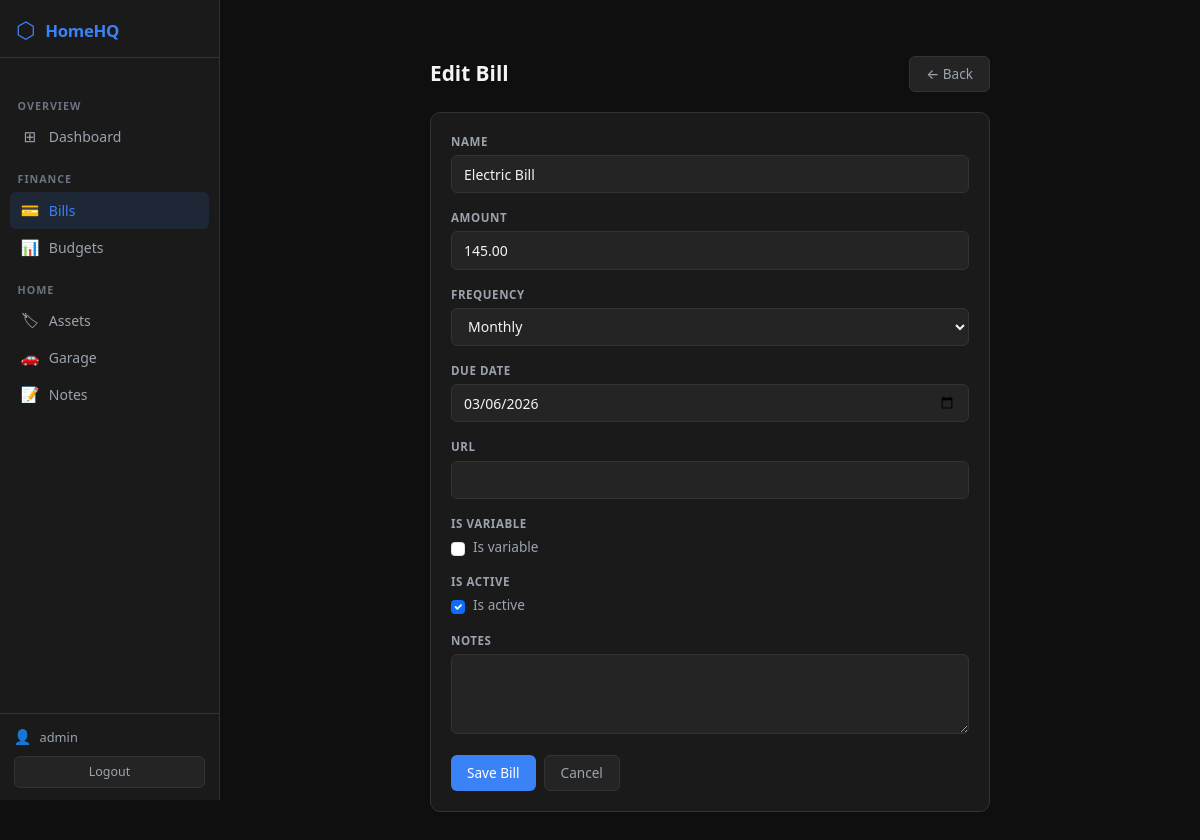
Screenshot of /finance/bills/1/edit/ (signed in) with the database file from the repository.
### finance/models.py (models this page shows, shortened)
class Bill(models.Model):
    name      = models.CharField(max_length=200)
    amount    = models.DecimalField(max_digits=10, decimal_places=2)
    frequency = models.CharField(max_length=20, choices=FREQUENCY_CHOICES, default='monthly')
    due_date  = models.DateField()
    url       = models.URLField(max_length=500, blank=True, help_text="Optional link to the bill's payment page")
    notes     = models.TextField(blank=True)
    is_variable = models.BooleanField(default=False, help_text="Amount changes each month (e.g. credit card, utilities)")
    is_active = models.BooleanField(default=True, help_text="Uncheck to stop tracking in future months")
    created_at = models.DateTimeField(auto_now_add=True)
    is_paid       = models.BooleanField(default=False)
    last_paid_date = models.DateField(null=True, blank=True)
    class Meta:
        ordering = ['due_date']

### finance/views.py (the view)
# urls.py: path('bills/<int:pk>/edit/', views.bill_edit, name='bill_edit'),
@login_required
def bill_edit(request, pk):
    bill = get_object_or_404(Bill, pk=pk)
    form = BillForm(request.POST or None, instance=bill)
    if form.is_valid():
        form.save()
        messages.success(request, 'Bill updated.')
        return redirect('bill_list')
    return render(request, 'finance/bill_form.html', {'form': form, 'title': 'Edit Bill'})

### finance/forms.py
class BillForm(DarkFormMixin, forms.ModelForm):
    class Meta:
        model = Bill
        fields = ['name', 'amount', 'frequency', 'due_date', 'url', 'is_variable', 'is_active', 'notes']
        widgets = {
            'due_date': forms.DateInput(attrs={'type': 'date'}),
            'notes':    forms.Textarea(attrs={'rows': 3}),
        }
        help_texts = {
            'due_date':    'Sets the day-of-month for recurring bills and the start month.',
            'url':         'Link to the payment portal or biller website.',
            'is_variable': 'Amount varies each month (credit card, utilities, etc.).',
            'is_active':   'Uncheck to stop appearing in future months.',
        }

### templates/finance/bill_form.html (shortened to what this page needs)
{% extends 'base.html' %}
{% block content %}
<div style="max-width:560px;margin:2rem auto;">
  <div class="page-header">
    <h1 class="page-title">{{ title }}</h1>
    <a href="{% url 'bill_list' %}" class="btn-hq-secondary text-decoration-none">← Back</a>
  </div>
  <div class="card-hq">
    <form method="post">
      {% for field in form %}
      <div class="form-group-hq">
        <label class="form-label-hq">{{ field.label }}</label>
        {% if field.field.widget.input_type == 'checkbox' %}
          <div style="display:flex;align-items:center;gap:0.5rem;margin-top:0.25rem;">
            {{ field }} <span style="font-size:0.85rem;color:var(--text-muted);">{{ field.label }}</span>
          </div>
        {% else %}
          <div>{{ field }}</div>
        {% endif %}
      </div>
      {% endfor %}
      <div class="d-flex gap-2 mt-3">
        <button type="submit" class="btn-hq-primary">Save Bill</button>
        <a href="{% url 'bill_list' %}" class="btn-hq-secondary text-decoration-none">Cancel</a>
      </div>
    </form>
  </div>
</div>
{% endblock %}

### templates/base.html (shortened to what this page needs)
{% load static %}
<!DOCTYPE html>
<html lang="en">
<head>
  <link rel="stylesheet" href="{% static 'css/bootstrap.min.css' %}">
  <link rel="stylesheet" href="{% static 'css/homehq.css' %}">
</head>
<body>
<div class="shell">
  <aside class="sidebar">
    <a class="sidebar-brand text-decoration-none" href="{% url 'dashboard' %}">
      <span class="sidebar-brand-icon">⬡</span>
      <span class="sidebar-brand-text">HomeHQ</span>
    </a>
    <nav class="sidebar-nav mt-3">
      <div class="sidebar-section-label">Overview</div>
      <a class="sidebar-link text-decoration-none {% if request.resolver_match.url_name == 'dashboard' %}active{% endif %}"
         href="{% url 'dashboard' %}">
        <span class="sidebar-icon">⊞</span> Dashboard
      </a>
      <div class="sidebar-section-label">Finance</div>
      <a class="sidebar-link text-decoration-none {% if 'bills' in request.path %}active{% endif %}"
         href="{% url 'bill_list' %}">
        <span class="sidebar-icon">💳</span> Bills
      </a>
      <a class="sidebar-link text-decoration-none {% if 'budgets' in request.path %}active{% endif %}"
         href="{% url 'budget_list' %}">
        <span class="sidebar-icon">📊</span> Budgets
      </a>
      <div class="sidebar-section-label">Home</div>
      <a class="sidebar-link text-decoration-none {% if 'assets' in request.path %}active{% endif %}"
         href="{% url 'asset_list' %}">
        <span class="sidebar-icon">🏷</span> Assets
      </a>
      <a class="sidebar-link text-decoration-none {% if 'vehicles' in request.path %}active{% endif %}"
         href="{% url 'vehicle_list' %}">
        <span class="sidebar-icon">🚗</span> Garage
      </a>
      <a class="sidebar-link text-decoration-none {% if 'notes' in request.path %}active{% endif %}"
         href="{% url 'note_list' %}">
        <span class="sidebar-icon">📝</span> Notes
      </a>
    </nav>
    <div class="sidebar-footer">
      <div class="sidebar-user">
        <span class="sidebar-user-icon">👤</span>
        <span class="sidebar-username">{{ request.user.username }}</span>
      </div>
      <form method="post" action="{% url 'logout' %}" style="margin:0;">
        <button type="submit" class="sidebar-logout-btn">Logout</button>
      </form>
    </div>
  </aside>
  <div class="main-area">
    <div class="page-container">
      {% block content %}{% endblock %}
    </div>
  </div>
</div>
</body>
</html>

### static/css/homehq.css (style rules this page uses)
:root { --bg-primary: #0F0F0F; --bg-surface: #1A1A1A; --bg-elevated: #242424; --bg-hover: #2E2E2E; --border: #333333; --accent-blue: #3B82F6; --accent-green: #10B981; --accent-yellow:#F59E0B; --accent-red: #EF4444; --accent-purple:#A855F7; --text-primary: #F3F4F6; --text-muted: #9CA3AF; --text-subtle: #6B7280; --sidebar-w: 220px; }
*, *::before, *::after { box-sizing: border-box; }
body { margin: 0; background: var(--bg-primary); color: var(--text-primary); font-family: system-ui, -apple-system, "Segoe UI", sans-serif; font-size: 14px; line-height: 1.5; }
.shell { display: flex; min-height: 100vh; }
.main-area { flex: 1; min-width: 0; display: flex; flex-direction: column; }
.page-container { padding: 1.5rem; max-width: 1380px; }
.sidebar { width: var(--sidebar-w); flex-shrink: 0; background: var(--bg-surface); border-right: 1px solid var(--border); display: flex; flex-direction: column; position: sticky; top: 0; height: 100vh; overflow-y: auto; overflow-x: hidden; }
.sidebar-brand { display: flex; align-items: center; gap: 0.6rem; padding: 1.1rem 1rem 0.9rem; border-bottom: 1px solid var(--border); }
.sidebar-brand-icon { font-size: 1.4rem; color: var(--accent-blue); line-height: 1; }
.sidebar-brand-text { font-size: 1.05rem; font-weight: 700; color: var(--accent-blue); letter-spacing: -0.3px; }
.sidebar-nav { flex: 1; padding: 0.5rem 0.6rem; }
.sidebar-section-label { font-size: 0.67rem; font-weight: 700; color: var(--text-subtle); text-transform: uppercase; letter-spacing: 0.09em; padding: 0.75rem 0.5rem 0.25rem; margin-top: 0.25rem; }
.sidebar-link { display: flex; align-items: center; gap: 0.55rem; padding: 0.45rem 0.65rem; border-radius: 6px; color: var(--text-muted); font-size: 0.875rem; font-weight: 500; transition: background 0.12s ease, color 0.12s ease; white-space: nowrap; }
.sidebar-link.active { background: rgba(59,130,246,0.12); color: var(--accent-blue); }
.sidebar-icon { font-size: 0.95rem; width: 20px; text-align: center; flex-shrink: 0; }
.sidebar-footer { border-top: 1px solid var(--border); padding: 0.75rem 0.85rem; }
.sidebar-user { display: flex; align-items: center; gap: 0.5rem; margin-bottom: 0.5rem; }
.sidebar-user-icon { font-size: 0.9rem; }
.sidebar-username { font-size: 0.8rem; color: var(--text-muted); overflow: hidden; text-overflow: ellipsis; white-space: nowrap; }
.sidebar-logout-btn { width: 100%; background: var(--bg-elevated); border: 1px solid var(--border); border-radius: 6px; color: var(--text-muted); font-size: 0.78rem; padding: 0.35rem 0; cursor: pointer; transition: all 0.12s ease; }
.card-hq { background: var(--bg-surface); border: 1px solid var(--border); border-radius: 10px; padding: 1.25rem; margin-bottom: 1rem; }
.btn-hq-primary { background: var(--accent-blue); color:#fff; border:none; border-radius:6px; padding:0.42rem 1rem; font-size:.85rem; font-weight:500; cursor:pointer; transition:background .12s; display:inline-block; }
.btn-hq-secondary { background: var(--bg-elevated); color:var(--text-muted); border:1px solid var(--border); border-radius:6px; padding:0.42rem 1rem; font-size:.85rem; font-weight:500; cursor:pointer; transition:all .12s; display:inline-block; }
.form-control-hq, .form-select-hq { background: var(--bg-elevated); border: 1px solid var(--border); color: var(--text-primary); border-radius: 6px; padding: 0.48rem 0.75rem; font-size: .875rem; width: 100%; transition: border-color .12s, box-shadow .12s; }
.form-control-hq::placeholder { color: var(--text-subtle); }
.form-label-hq { font-size: .72rem; font-weight:700; color:var(--text-muted); margin-bottom:.3rem; text-transform:uppercase; letter-spacing:.05em; display:block; }
.form-group-hq { margin-bottom:1rem; }
.page-header { display: flex; justify-content: space-between; align-items: center; margin-bottom: 1.25rem; }
.page-title { font-size: 1.3rem; font-weight:700; color:var(--text-primary); margin:0; }

### rows the page displays
Bill: form "Electric Bill" "145.00" "Monthly" "03/06/2026", form "☑"

### other values shown
{{ request.user.username }} "admin"
{{ title }} "Edit Bill"
{{ field.label }} "NAME" "AMOUNT" "FREQUENCY" "DUE DATE" "URL" "IS VARIABLE" "IS ACTIVE" "NOTES"
{{ field.label }} "Is variable" "Is active"
